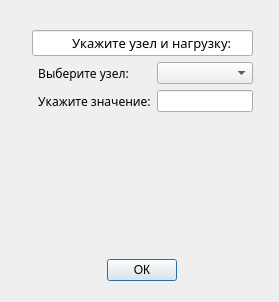
<?xml version="1.0" encoding="UTF-8"?>
<ui version="4.0">
 <class>Dialog</class>
 <widget class="QDialog" name="Dialog">
  <property name="geometry">
   <rect>
    <x>0</x>
    <y>0</y>
    <width>279</width>
    <height>302</height>
   </rect>
  </property>
  <property name="windowTitle">
   <string>Dialog</string>
  </property>
  <widget class="QWidget" name="verticalLayoutWidget">
   <property name="geometry">
    <rect>
     <x>32</x>
     <y>30</y>
     <width>221</width>
     <height>251</height>
    </rect>
   </property>
   <layout class="QVBoxLayout" name="verticalLayout">
    <item>
     <widget class="QLineEdit" name="lineEdit">
      <property name="enabled">
       <bool>true</bool>
      </property>
      <property name="font">
       <font>
        <family>Arial Rounded MT Bold</family>
        <pointsize>10</pointsize>
       </font>
      </property>
      <property name="acceptDrops">
       <bool>true</bool>
      </property>
      <property name="text">
       <string>           Укажите узел и нагрузку:</string>
      </property>
     </widget>
    </item>
    <item>
     <layout class="QFormLayout" name="formLayout">
      <item row="0" column="1">
       <widget class="QComboBox" name="comboBox"/>
      </item>
      <item row="0" column="0">
       <widget class="QLabel" name="label">
        <property name="font">
         <font>
          <family>Arial Rounded MT Bold</family>
          <pointsize>9</pointsize>
         </font>
        </property>
        <property name="text">
         <string>  Выберите узел: </string>
        </property>
       </widget>
      </item>
      <item row="1" column="0">
       <widget class="QLabel" name="label_2">
        <property name="font">
         <font>
          <family>Arial Rounded MT Bold</family>
          <pointsize>9</pointsize>
         </font>
        </property>
        <property name="text">
         <string>  Укажите значение:</string>
        </property>
       </widget>
      </item>
      <item row="1" column="1">
       <widget class="QLineEdit" name="lineEdit_2"/>
      </item>
     </layout>
    </item>
    <item alignment="Qt::AlignHCenter">
     <widget class="QPushButton" name="pushButton">
      <property name="maximumSize">
       <size>
        <width>70</width>
        <height>16777215</height>
       </size>
      </property>
      <property name="text">
       <string>ОК</string>
      </property>
     </widget>
    </item>
   </layout>
  </widget>
 </widget>
 <resources/>
 <connections/>
</ui>
